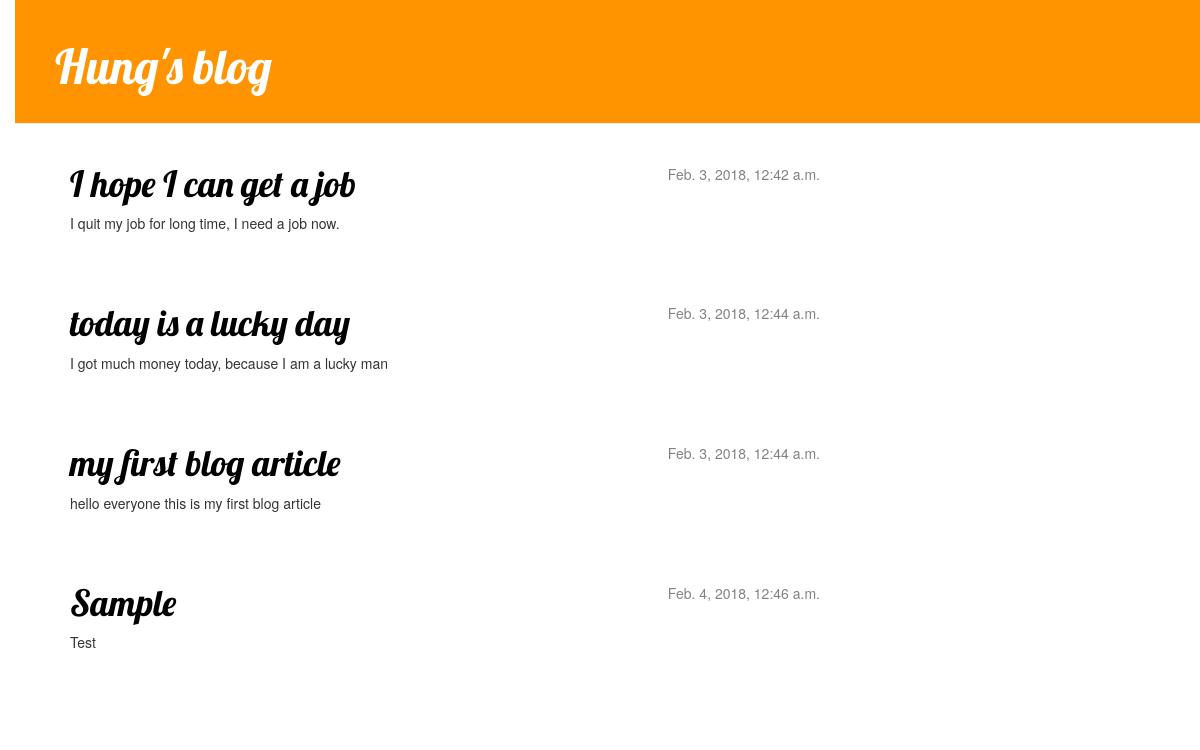
Before: / with the older database file.
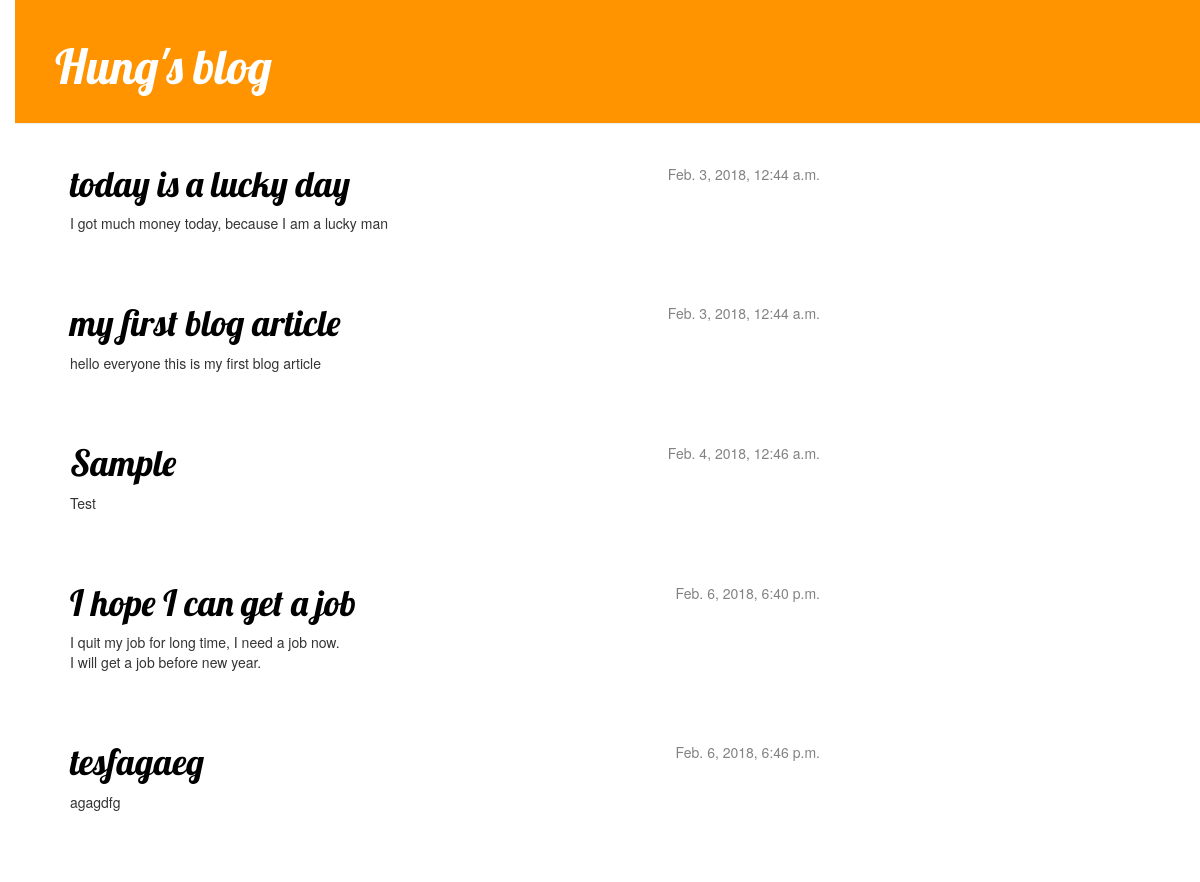
After: the same page with the newer database file.
### blog/models.py (models this page shows, shortened)
class Post(models.Model):
    author = models.ForeignKey('auth.User')
    title = models.CharField(max_length=200)
    text = models.TextField()
    created_date = models.DateTimeField(default=timezone.now)
    published_date = models.DateTimeField(blank=True, null=True)

### blog/views.py (the view)
# urls.py: url(r'^$', views.post_list, name='post_list'),
def post_list(request):
    posts = Post.objects.filter(published_date__lte=timezone.now()).order_by('published_date')
    return render(request, 'blog/post_list.html', {'posts': posts})

### blog/templates/blog/post_list.html
{% extends 'blog/base.html' %}
{% block content %}
    {% for post in posts %}
        <div class="post">
            <div class="date">
                {{ post.published_date }}
            </div>
            <h1><a href="{% url 'post_detail' pk=post.pk %}">{{ post.title }}</a></h1>
            <p>{{ post.text|linebreaksbr }}</p>
        </div>
    {% endfor %}
{% endblock %}

### blog/templates/blog/base.html (shortened to what this page needs)
{% load staticfiles %}
<html>
    <head>
        <link rel="stylesheet" href="//maxcdn.bootstrapcdn.com/bootstrap/3.2.0/css/bootstrap.min.css">
        <link rel="stylesheet" href="//maxcdn.bootstrapcdn.com/bootstrap/3.2.0/css/bootstrap-theme.min.css">
        <link rel="stylesheet" href="{% static 'css/blog.css' %}">
    </head>
    <body>
        <div class='page-header'>
            <h1><a href='/'>Hung's blog</a></h1>
        </div>
        <div class="content container">
            <div class='row'>
                <div class='col-md-8'>
                    {% block content %}
                    {% endblock %}
                </div>
            </div>
        </div>
    </body>
</html>

### blog/static/css/blog.css (style rules this page uses)
h1 a { color: #FCA205; font-family: 'Lobster' }
body { padding-left: 15px; }
.page-header { background-color: #ff9400; margin-top: 0; padding: 20px 20px 20px 40px; }
.page-header h1, .page-header h1 a, .page-header h1 a:visited, .page-header h1 a:active { color: #ffffff; font-size: 36pt; text-decoration: none; }
.content { margin-left: 40px; }
h1, h2, h3, h4 { font-family: 'Lobster', cursive; }
.date { float: right; color: #828282; }
.post { margin-bottom: 70px; }
.post h1 a, .post h1 a:visited { color: #000000; }

Changed rows visible on the page:
changed Post "I hope I can get a job": published_date "Feb. 3, 2018, 12:42 a.m." → "Feb. 6, 2018, 6:40 p.m."; text "I quit my job for long time, I need a job now." → "I quit my job for long time, I need a job now. I will get a job before new year."; moves down the list
added Post: published_date "Feb. 6, 2018, 6:46 p.m.", title "tesfagaeg", text "agagdfg"
